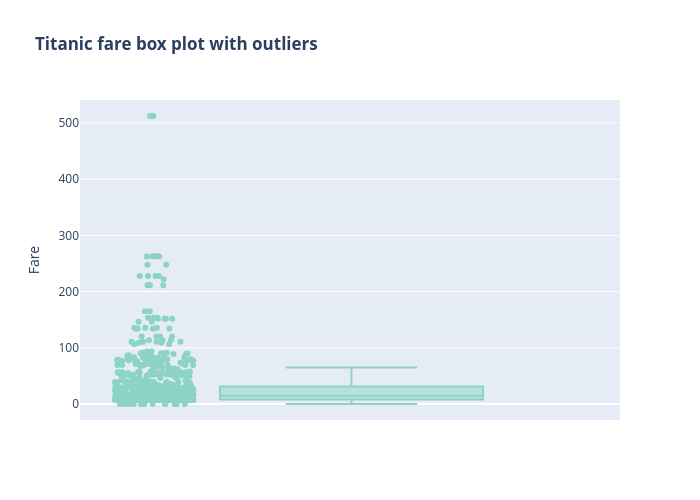

This figure's notebook cell:
### Code cell
fig_4 = px.box(df, y='Fare', points='all',
             title='<b>Titanic fare box plot with outliers </b>',
            color_discrete_sequence=px.colors.qualitative.Set3)
fig_4.update_layout(width=700, height=500)
fig_4.show()

### Figure 1 — Plotly figure (JSON) as saved in the notebook; plotly's stock layout.template omitted (floating-point values rounded to 4 significant figures; data arrays with more than 128 entries replaced by an {"elided": "..."} marker saying what was removed)
{"data": [{"alignmentgroup": "True", "boxpoints": "all", "hovertemplate": "Fare=%{y}<extra></extra>", "legendgroup": "", "marker": {"color": "rgb(141,211,199)"}, "name": "", "notched": false, "offsetgroup": "", "orientation": "v", "showlegend": false, "type": "box", "x0": " ", "xaxis": "x", "y": {"elided": "891 float values"}, "y0": " ", "yaxis": "y"}], "layout": {"boxmode": "group", "height": 500, "legend": {"tracegroupgap": 0}, "title": {"text": "<b>Titanic fare box plot with outliers </b>"}, "width": 700, "xaxis": {"anchor": "y", "domain": [0, 1]}, "yaxis": {"anchor": "x", "domain": [0, 1], "title": {"text": "Fare"}}}}
